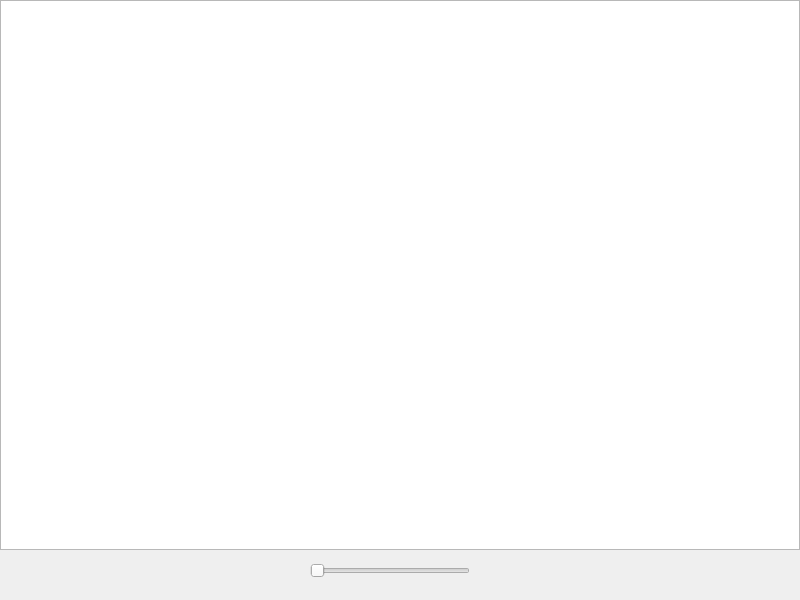
<?xml version="1.0" encoding="UTF-8"?>
<ui version="4.0">
 <class>MainWindow</class>
 <widget class="QMainWindow" name="MainWindow">
  <property name="geometry">
   <rect>
    <x>0</x>
    <y>0</y>
    <width>800</width>
    <height>600</height>
   </rect>
  </property>
  <property name="windowTitle">
   <string>MainWindow</string>
  </property>
  <widget class="QWidget" name="centralwidget">
   <property name="minimumSize">
    <size>
     <width>800</width>
     <height>600</height>
    </size>
   </property>
   <property name="maximumSize">
    <size>
     <width>800</width>
     <height>600</height>
    </size>
   </property>
   <widget class="QGraphicsView" name="graphicsView">
    <property name="geometry">
     <rect>
      <x>0</x>
      <y>0</y>
      <width>800</width>
      <height>550</height>
     </rect>
    </property>
    <property name="minimumSize">
     <size>
      <width>800</width>
      <height>550</height>
     </size>
    </property>
    <property name="maximumSize">
     <size>
      <width>800</width>
      <height>550</height>
     </size>
    </property>
   </widget>
   <widget class="QSlider" name="horizontalSlider">
    <property name="geometry">
     <rect>
      <x>310</x>
      <y>560</y>
      <width>160</width>
      <height>22</height>
     </rect>
    </property>
    <property name="minimum">
     <number>0</number>
    </property>
    <property name="maximum">
     <number>100</number>
    </property>
    <property name="sliderPosition">
     <number>0</number>
    </property>
    <property name="orientation">
     <enum>Qt::Horizontal</enum>
    </property>
   </widget>
  </widget>
 </widget>
 <resources/>
 <connections/>
</ui>
